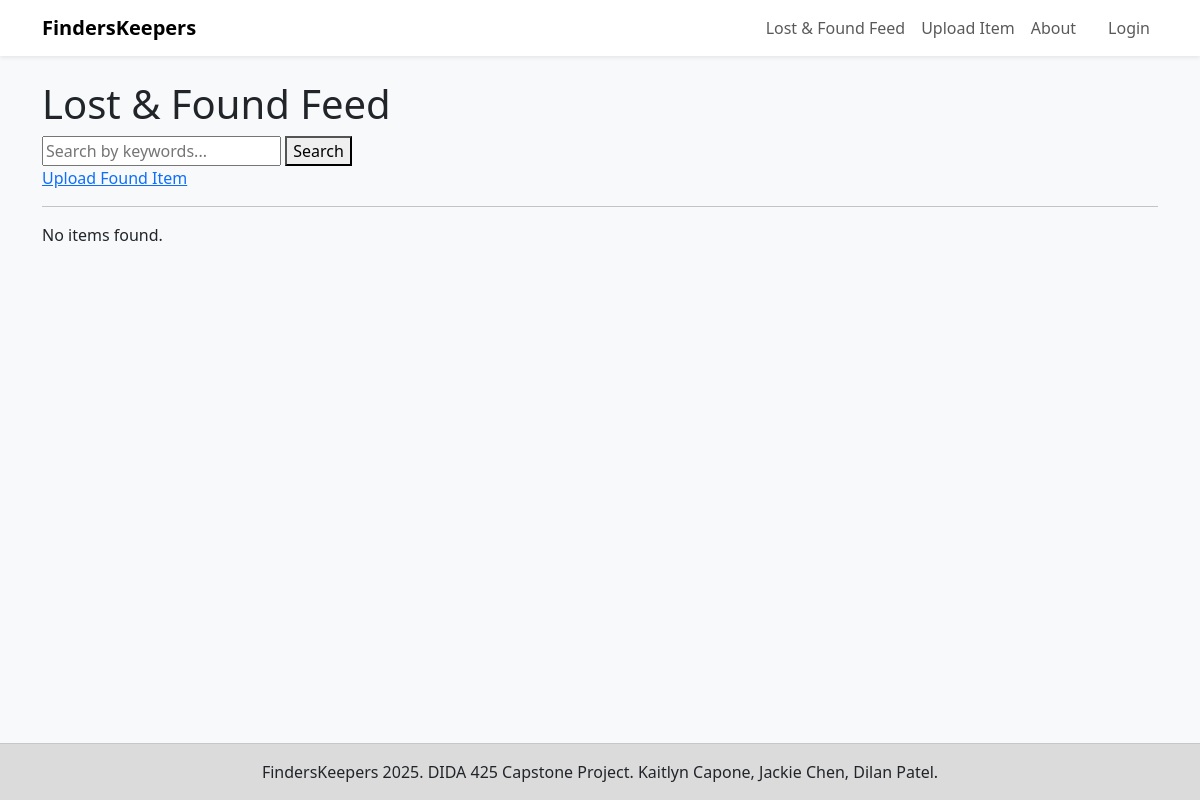
Page /main-feed/ on the earlier database version.
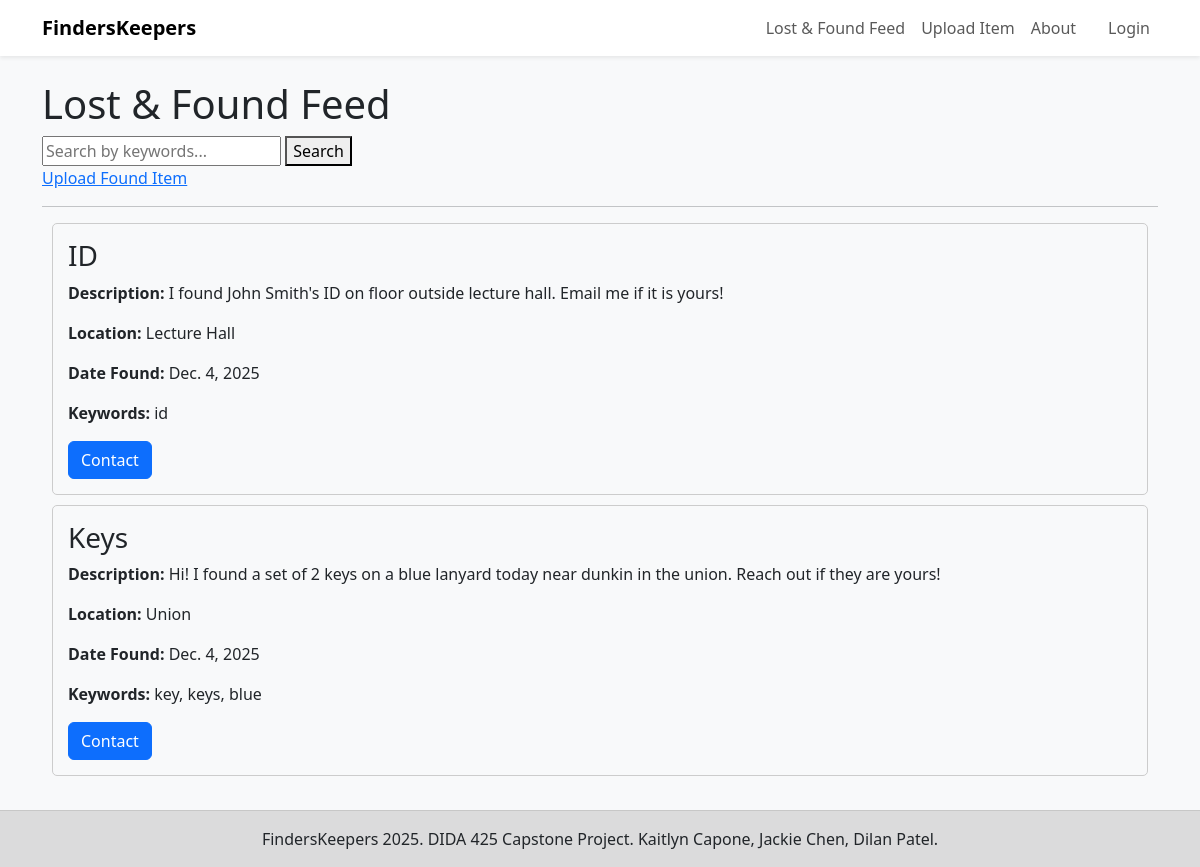
Same page on the later database version.
### lostandfound/models.py (models this page shows, shortened)
class FoundItem(models.Model):
    user = models.ForeignKey(User, on_delete=models.CASCADE)
    title = models.CharField(max_length=100)
    description = models.TextField()
    location = models.CharField(max_length=100)
    date_found = models.DateField(auto_now_add=True)
    contact_info = models.CharField(max_length=100)
    keywords = models.CharField(max_length=200, help_text="Comma-separated keywords for search")

### lostandfound/views.py (the view)
# urls.py: path('main-feed/', views.main_feed, name='main_feed'),
def main_feed(request):
    query = request.GET.get('q')
    if query:
        items = FoundItem.objects.filter(keywords__icontains=query).order_by('-date_found')
    else:
        items = FoundItem.objects.all().order_by('-date_found')
    items = list(items)
    items.reverse()
    return render(request, 'lostandfound/main_feed.html', {'items': items})

### lostandfound/templates/lostandfound/main_feed.html (shortened to what this page needs)
{% extends 'lostandfound/base.html' %}
{% block content %}
<h1>Lost & Found Feed</h1>
<div class="search-box">
    <form method="GET">
        <input type="text" name="q" placeholder="Search by keywords..." value="{{ request.GET.q }}">
        <button type="submit">Search</button>
    </form>
</div>
<a href="{% url 'upload' %}">Upload Found Item</a>
<hr>
{% for item in items %}
    <div style="border: 1px solid #ccc; padding: 15px; margin: 10px; border-radius: 5px;">
        <h3>{{ item.title }}</h3>
        <p><strong>Description:</strong> {{ item.description }}</p>
        <p><strong>Location:</strong> {{ item.location }}</p>
        <p><strong>Date Found:</strong> {{ item.date_found }}</p>
        <p><strong>Keywords:</strong> {{ item.keywords }}</p>
        <a href="{% url 'contact_post_owner' item.id %}" class="btn btn-primary">Contact</a>
    </div>
{% empty %}
    <p>No items found.</p>
{% endfor %}
{% endblock %}

Differences in the rows shown:
added FoundItem: title "ID", description "I found John Smith's ID on floor outside lecture hall. Email me if it is yours!", location "Lecture Hall", date_found "Dec. 4, 2025", keywords "id"
added FoundItem: title "Keys", description "Hi! I found a set of 2 keys on a blue lanyard today near dunkin in the union. Reach out if they are yours!", location "Union", date_found "Dec. 4, 2025", keywords "key, keys, blue"
Other differences:
text no longer shown: "No items found."
